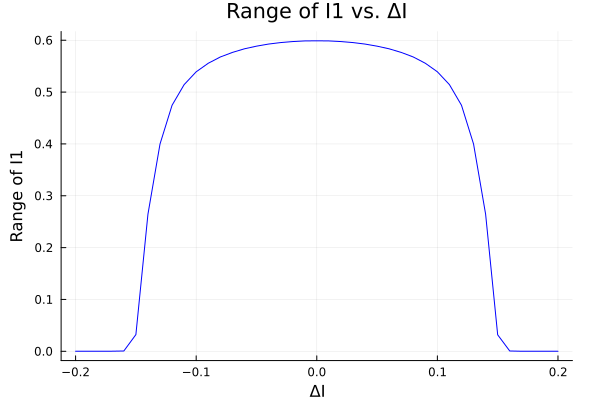

The Julia source for this figure:
using Plots
using Statistics
using Measures

# Define parameters
tau_r = 1.0
tau_a = 100.0
theta = -0.1
K = 0.1
w = 0.45
g = 0.5
dt = 0.1
T = 1500
time = 0:dt:T
I_range = 0.0:0.01:1.0

# Sigmoid function
S(x) = 1 / (1 + exp(-(x - theta) / K))

# Function to simulate the network dynamics with I2 = I + deltaI
function simulate_network_dynamics(I, deltaI)
    I2 = I + deltaI  # Define I2 based on I and deltaI
    r1, a1, r2, a2 = 0.1, 0.0, 0.0, 0.0
    r1_values = zeros(length(time))

    for t in 1:length(time)
        dr1dt = (-r1 + S(I - g * a1 - w * r2)) / tau_r
        da1dt = (-a1 + r1) / tau_a
        dr2dt = (-r2 + S(I2 - g * a2 - w * r1)) / tau_r
        da2dt = (-a2 + r2) / tau_a

        r1 += dt * dr1dt
        a1 += dt * da1dt
        r2 += dt * dr2dt
        a2 += dt * da2dt

        r1_values[t] = r1
    end
    return r1_values
end

deltaI_values = -0.2:0.01:0.2  # Range of deltaI values
range_of_I1 = []  # To store the range of I1 for each deltaI

for deltaI in deltaI_values
    max_values = []
    min_values = []

    # Compute max and min for each I value
    for I in I_range
        r1_values = simulate_network_dynamics(I, deltaI)
        start_index = Int(600 / dt) + 1
        end_index = Int(1100 / dt)
        segment = r1_values[start_index:end_index]
        push!(max_values, maximum(segment))
        push!(min_values, minimum(segment))
    end

    # Calculate the range of I1 as the max of max_values - min_values
    difference = max_values .- min_values
    push!(range_of_I1, maximum(difference))
end

# Plotting the range of I1 dependent on deltaI
plot(deltaI_values, range_of_I1, xlabel="ΔI", ylabel="Range of I1", title="Range of I1 vs. ΔI", label=false, color=:blue,left_margin=10mm, bottom_margin=5mm, top_margin=5mm, right_margin=5mm)
# Save the plot to a file
savefig("p1_e2.png")
